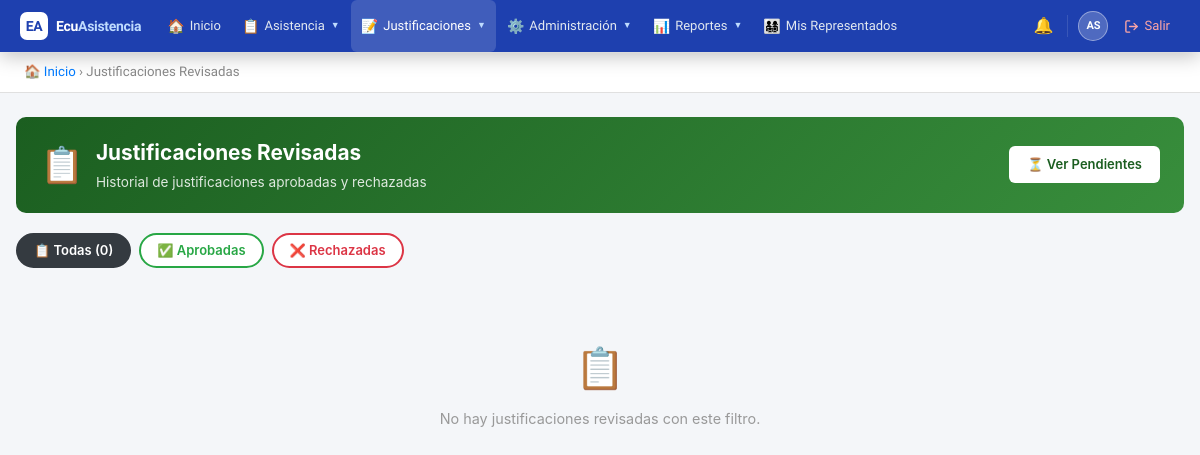
Before: /public/?action=reviewed_justifications (signed in) with the older database file.
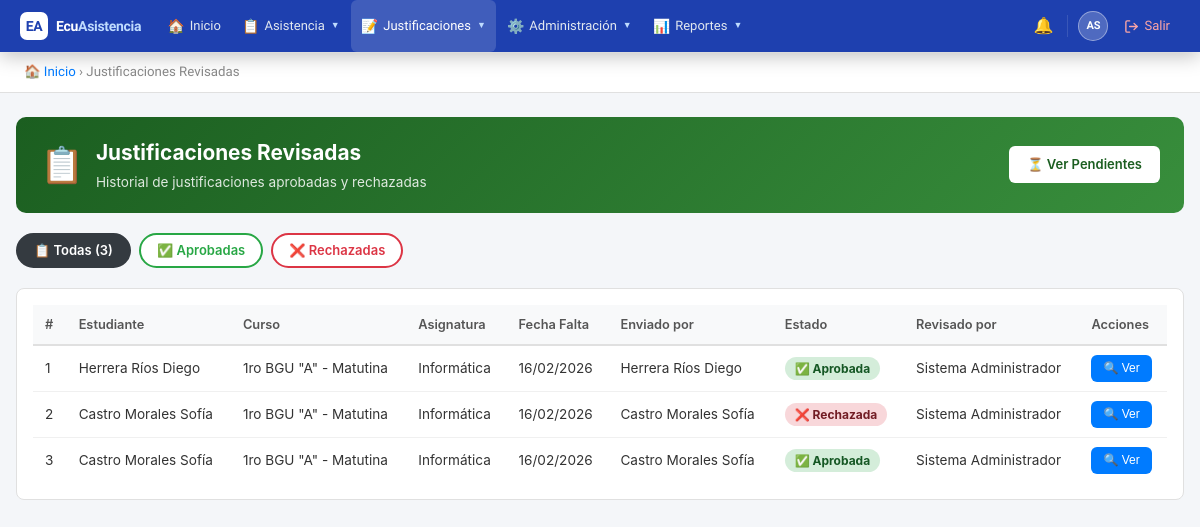
After: the same page with the newer database file.
### tables this page shows
CREATE TABLE `justifications` (
  `id` int(11) NOT NULL AUTO_INCREMENT,
  `attendance_id` int(11) NOT NULL,
  `student_id` int(11) NOT NULL,
  `submitted_by` int(11) NOT NULL,
  `reason` text NOT NULL,
  `document_path` varchar(255) DEFAULT NULL,
  `status` enum('pendiente','aprobado','rechazado') DEFAULT 'pendiente',
  `reviewed_by` int(11) DEFAULT NULL,
  `review_notes` text DEFAULT NULL,
  `created_at` timestamp NOT NULL DEFAULT current_timestamp(),
  `updated_at` timestamp NOT NULL DEFAULT current_timestamp() ON UPDATE current_timestamp(),
  PRIMARY KEY (`id`),
  KEY `attendance_id` (`attendance_id`),
  KEY `submitted_by` (`submitted_by`),
  KEY `reviewed_by` (`reviewed_by`),
  KEY `idx_status` (`status`),
  KEY `idx_student` (`student_id`),
  CONSTRAINT `justifications_ibfk_1` FOREIGN KEY (`attendance_id`) REFERENCES `attendances` (`id`) ON DELETE CASCADE,
  CONSTRAINT `justifications_ibfk_2` FOREIGN KEY (`student_id`) REFERENCES `users` (`id`),
  CONSTRAINT `justifications_ibfk_3` FOREIGN KEY (`submitted_by`) REFERENCES `users` (`id`),
  CONSTRAINT `justifications_ibfk_4` FOREIGN KEY (`reviewed_by`) REFERENCES `users` (`id`)
);

CREATE TABLE `courses` (
  `id` int(11) NOT NULL AUTO_INCREMENT,
  `institution_id` int(11) NOT NULL,
  `school_year_id` int(11) NOT NULL,
  `name` varchar(100) NOT NULL,
  `grade_level` varchar(50) DEFAULT NULL,
  `parallel` varchar(10) DEFAULT NULL,
  `shift_id` int(11) NOT NULL,
  `created_at` timestamp NOT NULL DEFAULT current_timestamp(),
  `updated_at` timestamp NOT NULL DEFAULT current_timestamp() ON UPDATE current_timestamp(),
  PRIMARY KEY (`id`),
  KEY `institution_id` (`institution_id`),
  KEY `school_year_id` (`school_year_id`),
  KEY `shift_id` (`shift_id`),
  CONSTRAINT `courses_ibfk_1` FOREIGN KEY (`institution_id`) REFERENCES `institutions` (`id`),
  CONSTRAINT `courses_ibfk_2` FOREIGN KEY (`school_year_id`) REFERENCES `school_years` (`id`),
  CONSTRAINT `courses_ibfk_3` FOREIGN KEY (`shift_id`) REFERENCES `shifts` (`id`)
);

CREATE TABLE `subjects` (
  `id` int(11) NOT NULL AUTO_INCREMENT,
  `institution_id` int(11) NOT NULL,
  `name` varchar(100) NOT NULL,
  `code` varchar(20) DEFAULT NULL,
  `created_at` timestamp NOT NULL DEFAULT current_timestamp(),
  `updated_at` timestamp NOT NULL DEFAULT current_timestamp() ON UPDATE current_timestamp(),
  PRIMARY KEY (`id`),
  KEY `institution_id` (`institution_id`),
  CONSTRAINT `subjects_ibfk_1` FOREIGN KEY (`institution_id`) REFERENCES `institutions` (`id`)
);

CREATE TABLE `attendances` (
  `id` int(11) NOT NULL AUTO_INCREMENT,
  `student_id` int(11) NOT NULL,
  `course_id` int(11) NOT NULL,
  `subject_id` int(11) NOT NULL,
  `teacher_id` int(11) NOT NULL,
  `school_year_id` int(11) NOT NULL,
  `shift_id` int(11) NOT NULL,
  `date` date NOT NULL,
  `hour_period` varchar(20) DEFAULT NULL,
  `status` enum('presente','ausente','tardanza','justificado') NOT NULL,
  `observation` text DEFAULT NULL,
  `created_at` timestamp NOT NULL DEFAULT current_timestamp(),
  `updated_at` timestamp NOT NULL DEFAULT current_timestamp() ON UPDATE current_timestamp(),
  PRIMARY KEY (`id`),
  KEY `course_id` (`course_id`),
  KEY `subject_id` (`subject_id`),
  KEY `teacher_id` (`teacher_id`),
  KEY `school_year_id` (`school_year_id`),
  KEY `shift_id` (`shift_id`),
  KEY `idx_date` (`date`),
  KEY `idx_student` (`student_id`),
  CONSTRAINT `attendances_ibfk_1` FOREIGN KEY (`student_id`) REFERENCES `users` (`id`),
  CONSTRAINT `attendances_ibfk_2` FOREIGN KEY (`course_id`) REFERENCES `courses` (`id`),
  CONSTRAINT `attendances_ibfk_3` FOREIGN KEY (`subject_id`) REFERENCES `subjects` (`id`),
  CONSTRAINT `attendances_ibfk_4` FOREIGN KEY (`teacher_id`) REFERENCES `users` (`id`),
  CONSTRAINT `attendances_ibfk_5` FOREIGN KEY (`school_year_id`) REFERENCES `school_years` (`id`),
  CONSTRAINT `attendances_ibfk_6` FOREIGN KEY (`shift_id`) REFERENCES `shifts` (`id`)
);

### controllers/JustificationController.php (called while the page is built, shortened)
<?php
require_once BASE_PATH . '/models/Justification.php';
class JustificationController {
    private $justificationModel;
    public function __construct() {
        $db = new Database();
        $this->justificationModel  = new Justification($db);
    }
    public function reviewed() {
        $filter         = $_GET['filter'] ?? 'all';
        $justifications = $this->justificationModel->getReviewed();
        include BASE_PATH . '/views/justifications/reviewed.php';
    }
}

### helpers/Security.php (called while the page is built, shortened)
<?php
class Security {
    public static function hasRole($roleNames) {
        if (!empty($_SESSION['is_superadmin'])) return true;
        $roleNames = (array) $roleNames;
        return count(array_intersect($roleNames, $_SESSION['roles'])) > 0;
    }
}

### config/database.php (called while the page is built)
<?php
class Database {
    private $host = 'localhost';
    private $db = 'ecuasistencia2026_db';
    private $user = 'root';
    private $pass = '';
    private $charset = 'utf8mb4';
    private $pdo;
    public function connect() {
        if ($this->pdo === null) {
            $dsn = "mysql:host={$this->host};dbname={$this->db};charset={$this->charset}";
            $options = [
                PDO::ATTR_ERRMODE => PDO::ERRMODE_EXCEPTION,
                PDO::ATTR_DEFAULT_FETCH_MODE => PDO::FETCH_ASSOC,
                PDO::ATTR_EMULATE_PREPARES => false,
            ];
            try {
                $this->pdo = new PDO($dsn, $this->user, $this->pass, $options);
            } catch (PDOException $e) {
                die('Error de conexión: ' . $e->getMessage());
            }
        }
        return $this->pdo;
    }
}

### models/Justification.php (called while the page is built, shortened)
<?php
class Justification {
    private $db;
    public function __construct($database) {
        $this->db = $database->connect();
    }
    public function getReviewed($institutionId = null) {
        $sql = "SELECT j.*,
                CONCAT(u.last_name, ' ', u.first_name) as student_name,
                CONCAT(s.last_name, ' ', s.first_name) as submitted_by_name,
                CONCAT(r.last_name, ' ', r.first_name) as reviewer_name,
                a.date as attendance_date,
                a.hour_period,
                sub.name as subject_name,
                c.name as course_name
                FROM justifications j
                INNER JOIN users u ON j.student_id = u.id
                INNER JOIN users s ON j.submitted_by = s.id
                INNER JOIN attendances a ON j.attendance_id = a.id
                INNER JOIN subjects sub ON a.subject_id = sub.id
                LEFT JOIN users r ON j.reviewed_by = r.id
                LEFT JOIN course_students cs ON u.id = cs.student_id
                LEFT JOIN courses c ON cs.course_id = c.id
                WHERE j.status IN ('aprobado', 'rechazado')
                ORDER BY j.updated_at DESC";
        $stmt = $this->db->query($sql);
        return $stmt->fetchAll();
    }
}

### views/justifications/reviewed.php (the view, shortened to what the changed rows need)
<!DOCTYPE html>
<html lang="es">
<head>
</head>
<body>
<?php include BASE_PATH . '/views/partials/navbar.php'; ?>
<div class="breadcrumb">
    <a href="?action=dashboard">🏠 Inicio</a> &rsaquo; Justificaciones Revisadas
</div>
<div class="container">
    <div class="page-header" style="background:linear-gradient(135deg,#1b5e20,#388e3c);display:flex;justify-content:space-between;align-items:center;">
        <div style="display:flex;align-items:center;gap:12px;">
            <div class="ph-icon">📋</div>
            <div>
                <h1>Justificaciones Revisadas</h1>
                <p>Historial de justificaciones aprobadas y rechazadas</p>
            </div>
        </div>
        <a href="?action=pending_justifications"
           style="padding:9px 18px;background:white;color:#1b5e20;text-decoration:none;
                  border-radius:6px;font-weight:600;font-size:13px;white-space:nowrap;">
            ⏳ Ver Pendientes
        </a>
    </div>
    <div class="filter-bar">
        <a href="?action=reviewed_justifications"
           style="<?= ($filter==='all') ? 'background:#343a40;color:white;border-color:#343a40;' : 'background:white;color:#343a40;border-color:#343a40;' ?>">
            📋 Todas (<?= count($justifications) ?>)
        </a>
        <a href="?action=reviewed_justifications&filter=aprobado"
           style="<?= ($filter==='aprobado') ? 'background:#28a745;color:white;border-color:#28a745;' : 'background:white;color:#28a745;border-color:#28a745;' ?>">
            ✅ Aprobadas
        </a>
        <a href="?action=reviewed_justifications&filter=rechazado"
           style="<?= ($filter==='rechazado') ? 'background:#dc3545;color:white;border-color:#dc3545;' : 'background:white;color:#dc3545;border-color:#dc3545;' ?>">
            ❌ Rechazadas
        </a>
    </div>
    <?php if(empty($justifications)): ?>
        <div class="empty-state">
            <div class="icon">📋</div>
            <p>No hay justificaciones revisadas con este filtro.</p>
        </div>
    <?php else: ?>
    <div class="panel">
        <table>
            <thead>
                <tr>
                    <th>#</th>
                    <th>Estudiante</th>
                    <th>Curso</th>
                    <th>Asignatura</th>
                    <th>Fecha Falta</th>
                    <th>Enviado por</th>
                    <th>Estado</th>
                    <th>Revisado por</th>
                    <th>Acciones</th>
                </tr>
            </thead>
            <tbody>
                <?php $i = 1; foreach($justifications as $j):
                    $jData = htmlspecialchars(json_encode([
                        'student' => $j['student_name'],
                        'reason'  => $j['reason'],
                        'notes'   => $j['review_notes'] ?? '',
                        'doc'     => $j['document_path'] ?? '',
                        'status'  => $j['status'],
                    ]), ENT_QUOTES);
                ?>
                <tr>
                    <td><?= $i++ ?></td>
                    <td><?= htmlspecialchars($j['student_name']) ?></td>
                    <td><?= htmlspecialchars($j['course_name'] ?? '-') ?></td>
                    <td><?= htmlspecialchars($j['subject_name']) ?></td>
                    <td><?= date('d/m/Y', strtotime($j['attendance_date'])) ?></td>
                    <td><?= htmlspecialchars($j['submitted_by_name']) ?></td>
                    <td>
                        <?php if($j['status'] === 'aprobado'): ?>
                            <span class="badge-aprobado">✅ Aprobada</span>
                        <?php else: ?>
                            <span class="badge-rechazado">❌ Rechazada</span>
                        <?php endif; ?>
                    </td>
                    <td><?= htmlspecialchars($j['reviewer_name'] ?? '-') ?></td>
                    <td>
                        <button class="btn btn-primary"
                                style="padding:5px 12px;font-size:12px;"
                                onclick="verDetalle('<?= $jData ?>')">🔍 Ver</button>
                    </td>
                </tr>
                <?php endforeach; ?>
            </tbody>
        </table>
    </div>
    <?php endif; ?>
</div>
</body>
</html>

### views/partials/navbar.php (shortened to what the changed rows need)
<?php
$current_page = $_GET['action'] ?? 'dashboard';
?>
<link rel="stylesheet" href="<?= BASE_URL ?>/css/global.css">
<nav class="ec-nav">
    <div class="ec-nav__inner">
        <a href="?action=dashboard" class="ec-brand">
            <div class="ec-brand__logo">EA</div>
            <span class="ec-brand__name">Ecu<span>Asistencia</span></span>
        </a>
        <div class="ec-menu">
            <div class="ec-item">
                <a href="?action=dashboard" class="ec-item__btn <?= $current_page==='dashboard'?'active':'' ?>">
                    <span class="ec-item__icon">🏠</span> Inicio
                </a>
            </div>
            <?php if(Security::hasRole(['docente','autoridad','inspector','estudiante'])): ?>
            <div class="ec-item">
                <span class="ec-item__btn <?= in_array($current_page,['attendance_register','attendance_view','attendance_calendar','my_attendance','tutor_course_attendance'])?'active':'' ?>">
                    <span class="ec-item__icon">📋</span> Asistencia <span class="ec-item__caret">▼</span>
                </span>
            </div>
            <?php endif; ?>
            <?php if(Security::hasRole(['estudiante','autoridad','inspector'])): ?>
            <div class="ec-item">
                <span class="ec-item__btn <?= in_array($current_page,['my_justifications','pending_justifications','reviewed_justifications'])?'active':'' ?>">
                    <span class="ec-item__icon">📝</span> Justificaciones <span class="ec-item__caret">▼</span>
                </span>
            </div>
            <?php endif; ?>
            <?php if(Security::hasRole('autoridad')): ?>
            <div class="ec-item">
                <span class="ec-item__btn <?= in_array($current_page,['institution','academic','users','assignments','tutor_management','manage_representatives','schedules','backups'])?'active':'' ?>">
                    <span class="ec-item__icon">⚙️</span> Administración <span class="ec-item__caret">▼</span>
                </span>
            </div>
            <div class="ec-item">
                <span class="ec-item__btn <?= in_array($current_page,['reports','stats'])?'active':'' ?>">
                    <span class="ec-item__icon">📊</span> Reportes <span class="ec-item__caret">▼</span>
                </span>
            </div>
            <?php endif; ?>
            <?php if(Security::hasRole('representante')): ?>
            <div class="ec-item">
                <a href="?action=my_children" class="ec-item__btn <?= $current_page==='my_children'?'active':'' ?>">
                    <span class="ec-item__icon">👨‍👩‍👧‍👦</span> Mis Representados
                </a>
            </div>
            <?php endif; ?>
        </div>
        <div class="ec-right">
            <a href="?action=notifications" class="ec-icon-btn" title="Notificaciones">
                🔔
            </a>
            <div class="ec-user-wrap">
                <a href="?action=profile" class="ec-user-btn">
                    <div class="ec-user-avatar">
                        <?= strtoupper(substr($_SESSION['first_name'] ?? 'U', 0, 1) . substr($_SESSION['last_name'] ?? '', 0, 1)) ?>
                    </div>
                </a>
            </div>
            <a href="?action=logout" class="ec-logout-btn">
                <svg width="15" height="15" viewBox="0 0 24 24" fill="none" stroke="currentColor" stroke-width="2.2" stroke-linecap="round" stroke-linejoin="round"><path d="M9 21H5a2 2 0 0 1-2-2V5a2 2 0 0 1 2-2h4"/><polyline points="16 17 21 12 16 7"/><line x1="21" y1="12" x2="9" y2="12"/></svg>
                <span>Salir</span>
            </a>
        </div>
    </div>
</nav>

Changed rows visible on the page:
added justifications: student_name "Herrera Ríos Diego", courses.name "1ro BGU \"A\" - Matutina", subjects.name "Informática", attendance.date "16/02/2026", submitted_by_name "Herrera Ríos Diego", status "✅ Aprobada", reviewer_name "Sistema Administrador"
now on this page (row edited): justifications: student_name "Castro Morales Sofía", courses.name "1ro BGU \"A\" - Matutina", subjects.name "Informática", attendance.date "16/02/2026", submitted_by_name "Castro Morales Sofía", status "❌ Rechazada", reviewer_name "Sistema Administrador"
added justifications: student_name "Castro Morales Sofía", courses.name "1ro BGU \"A\" - Matutina", subjects.name "Informática", attendance.date "16/02/2026", submitted_by_name "Castro Morales Sofía", status "✅ Aprobada", reviewer_name "Sistema Administrador"
Other visible differences:
count($justifications): "0" → "3"
text no longer shown: "👨‍👩‍👧‍👦 Mis Representados 📋 No hay justificaciones revisadas con este filtro."
text now shown: "# Estudiante Curso Asignatura Fecha Falta Enviado por Estado Revisado por Acciones"
